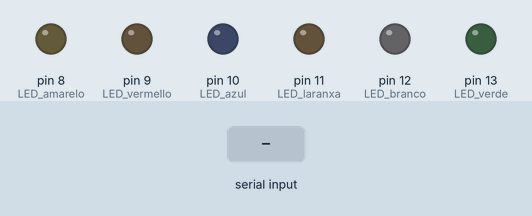
This sketch was run on a simulated Arduino Uno, built with avr-gcc and run on an emulated ATmega328P. Parts: output pins drawn as LEDs (lit = HIGH). Dashed ring = blinking. The test bench sets the inputs (shaded band). What the sketch prints to the serial monitor is not drawn.

Above: at 1.2 s.
1.3 s: "amarelo" received over Serial
At 2.7 s:
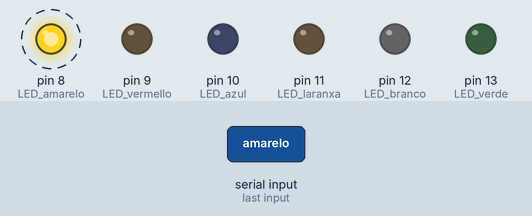
4.3 s: "vermello" received over Serial
At 5.7 s:
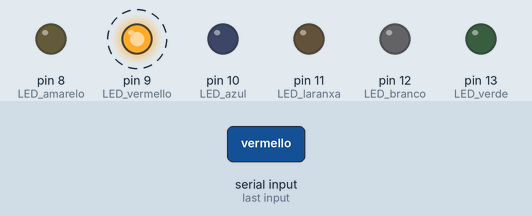
7.3 s: "azul" received over Serial
At 8.7 s:
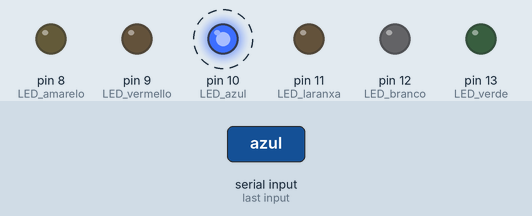
10.3 s: "laranxa" received over Serial
At 11.7 s:
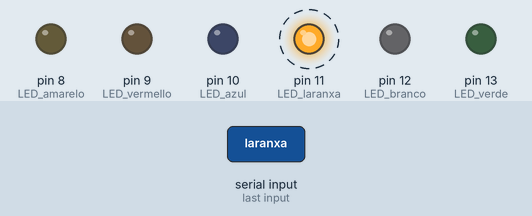
13.3 s: "branco" received over Serial
At 14.7 s:
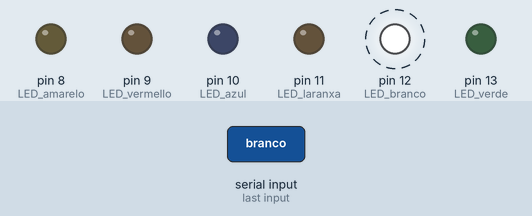
16.3 s: "verde" received over Serial
At 17.6 s:
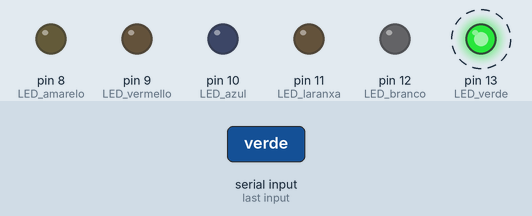
Timing chart, 0 to 20.3 s (numbered marks = the images above; inputs shaded):
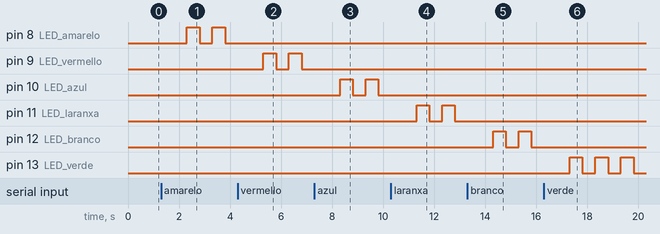

Measured:
- after the input at 1.3 s, pin 8 (LED_amarelo): alternates HIGH for 0.50 s and LOW for 0.50 s, starting after 1.0 s
- after the input at 4.3 s, pin 8 (LED_amarelo): stops changing and stays LOW; pin 9 (LED_vermello): alternates HIGH for 0.50 s and LOW for 0.50 s, starting after 1.0 s
- after the input at 7.3 s, pin 9 (LED_vermello): stops changing and stays LOW; pin 10 (LED_azul): alternates HIGH for 0.50 s and LOW for 0.50 s, starting after 1.0 s
- after the input at 10.3 s, pin 10 (LED_azul): stops changing and stays LOW; pin 11 (LED_laranxa): alternates HIGH for 0.50 s and LOW for 0.50 s, starting after 1.0 s
- after the input at 13.3 s, pin 11 (LED_laranxa): stops changing and stays LOW; pin 12 (LED_branco): alternates HIGH for 0.50 s and LOW for 0.50 s, starting after 1.0 s
- after the input at 16.3 s, pin 12 (LED_branco): stops changing and stays LOW; pin 13 (LED_verde): alternates HIGH for 0.50 s and LOW for 0.50 s, starting after 1.0 s

The sketch:

practica_02_inf_tecnica1_1_.ino
```cpp
/*
Programa que permite escoller cal dos 6 LEDs se acende e apaga a intervalos
de 500 ms en función dunha variable textual de tipo String, lida dende
o monitor en serie de Arduino.

Autor: Kerlly
Data: Novembro 2026
*/

// Variable global para gardar o texto recibido polo porto serie
String color = "";

void setup() {
  // Configuramos os 6 pins dixitais (do 8 ao 13) como saídas
  pinMode(8, OUTPUT);   // LED amarelo
  pinMode(9, OUTPUT);   // LED vermello
  pinMode(10, OUTPUT);  // LED azul
  pinMode(11, OUTPUT);  // LED laranxa
  pinMode(12, OUTPUT);  // LED branco
  pinMode(13, OUTPUT);  // LED verde

  // Iniciamos a comunicación serie e pedimos un color ao usuario
  Serial.begin(9600);
  Serial.println("Escribe un color (amarelo, vermello, azul, laranxa, branco, verde):");
}

void loop() {
  // Comprobamos se hai datos dispoñibles no monitor en serie
  if (Serial.available() > 0) {
    color = Serial.readString(); // Lemos a cadea de texto introducida
    color.trim();                // Eliminamos espazos ou saltos de liña ocultos ao pulsar Enter
  }

  // Bifurcación para controlar o acendido/apagado de cada LED segundo o texto lido
  if (color == "amarelo") {
    digitalWrite(8, HIGH);
    Serial.print("LED amarelo aceso; ");
    delay(500);
    digitalWrite(8, LOW);
    Serial.println("LED amarelo apagado");
    delay(500);
  }
  else if (color == "vermello") {
    digitalWrite(9, HIGH);
    Serial.print("LED vermello aceso; ");
    delay(500);
    digitalWrite(9, LOW);
    Serial.println("LED vermello apagado");
    delay(500);
  }
  else if (color == "azul") {
    digitalWrite(10, HIGH);
    Serial.print("LED azul aceso; ");
    delay(500);
    digitalWrite(10, LOW);
    Serial.println("LED azul apagado");
    delay(500);
  }
  else if (color == "laranxa") {
    digitalWrite(11, HIGH);
    Serial.print("LED laranxa aceso; ");
    delay(500);
    digitalWrite(11, LOW);
    Serial.println("LED laranxa apagado");
    delay(500);
  }
  else if (color == "branco") {
    digitalWrite(12, HIGH);
    Serial.print("LED branco aceso; ");
    delay(500);
    digitalWrite(12, LOW);
    Serial.println("LED branco apagado");
    delay(500);
  }
  else if (color == "verde") {
    digitalWrite(13, HIGH);
    Serial.print("LED verde aceso; ");
    delay(500);
    digitalWrite(13, LOW);
    Serial.println("LED verde apagado");
    delay(500);
  }
  else if (color != "") {
    // Só mostra erro se o usuario escribiu algo distinto aos 6 colores
    Serial.println("O valor da variable non e amarelo, vermello, azul, laranxa, branco ou verde");
    delay(1000);
  }
}
```
